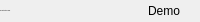
              <widget class="QFrame" name="bottomBar">
               <property name="minimumSize">
                <size>
                 <width>0</width>
                 <height>22</height>
                </size>
               </property>
               <property name="maximumSize">
                <size>
                 <width>16777215</width>
                 <height>22</height>
                </size>
               </property>
               <property name="frameShape">
                <enum>QFrame::NoFrame</enum>
               </property>
               <property name="frameShadow">
                <enum>QFrame::Raised</enum>
               </property>
               <layout class="QHBoxLayout" name="horizontalLayout_5">
                <property name="spacing">
                 <number>0</number>
                </property>
                <property name="leftMargin">
                 <number>0</number>
                </property>
                <property name="topMargin">
                 <number>0</number>
                </property>
                <property name="rightMargin">
                 <number>0</number>
                </property>
                <property name="bottomMargin">
                 <number>0</number>
                </property>
                <item>
                 <widget class="QLabel" name="creditsLabel">
                  <property name="maximumSize">
                   <size>
                    <width>16777215</width>
                    <height>16</height>
                   </size>
                  </property>
                  <property name="font">
                   <font>
                    <family>Segoe UI</family>
                    <pointsize>-1</pointsize>
                    <italic>false</italic>
                    <bold>false</bold>
                   </font>
                  </property>
                  <property name="text">
                   <string>By: Right Posture Team</string>
                  </property>
                  <property name="alignment">
                   <set>Qt::AlignLeading|Qt::AlignLeft|Qt::AlignVCenter</set>
                  </property>
                 </widget>
                </item>
                <item>
                 <widget class="QLabel" name="version">
                  <property name="text">
                   <string>Demo</string>
                  </property>
                  <property name="alignment">
                   <set>Qt::AlignRight|Qt::AlignTrailing|Qt::AlignVCenter</set>
                  </property>
                 </widget>
                </item>
                <item>
                 <widget class="QFrame" name="frame_size_grip">
                  <property name="minimumSize">
                   <size>
                    <width>20</width>
                    <height>0</height>
                   </size>
                  </property>
                  <property name="maximumSize">
                   <size>
                    <width>20</width>
                    <height>16777215</height>
                   </size>
                  </property>
                  <property name="frameShape">
                   <enum>QFrame::NoFrame</enum>
                  </property>
                  <property name="frameShadow">
                   <enum>QFrame::Raised</enum>
                  </property>
                 </widget>
                </item>
               </layout>
              </widget>
